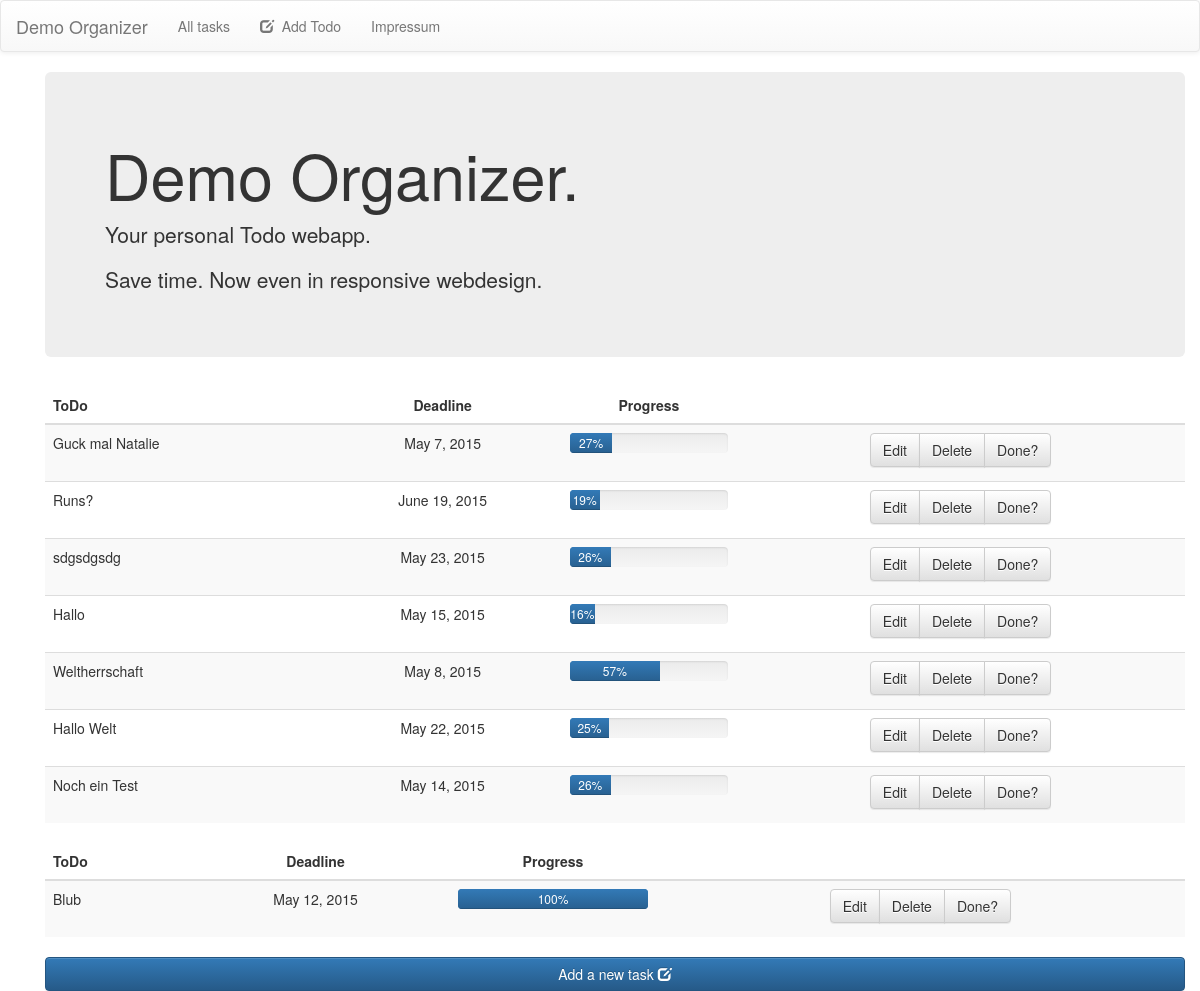
The page / on the database its author committed.
### todolist/models.py (models this page shows, shortened)
class Todo(models.Model):
    title = models.CharField(max_length=160)
    deadline = models.DateField('Deadline')
    progress = models.DecimalField(max_digits=3, decimal_places=0)

### todolist/views.py (the view)
# urls.py: url(r'^$', views.IndexView.as_view(), name='index'),
class IndexView(ListView):
    template_name = 'index.html'
    model = Todo

### todolist/templates/index.html (shortened to what this page needs)
{% extends "base_page.html" %}
{% block content %}
        <div class="container">
           <div class="jumbotron">
            <h1>Demo Organizer.</h1>
            <p>Your personal Todo webapp.</p>
            <p>Save time. Now even in responsive webdesign.</p>
          </div>
        </div>
        <div class="container">
        <table class="text-center table table-striped table-hover">
          <thead>
            <tr>
              <th class="text-left">ToDo</th>
              <th class="text-center">Deadline</th>
              <th class="text-center">Progress</th>
              <th class="text-right"></th>
            </tr>
          </thead>
          <tbody>
            {% for todo in object_list %}
              {% if todo.progress < 100  %}
                <tr>
                  <td class="text-left">{{todo.title}}</td>
                  <td> {{todo.deadline}}</td>
                  <td>
                    <div class="progress">
                      <div class="progress-bar" role="progressbar" aria-valuenow="{{todo.progress}}" aria-valuemin="0" aria-valuemax="100" style="width: {{todo.progress}}%">
                        {{todo.progress}}%
                      </div>
                    </div>
                  </td>
                  <td >
                    <div class="btn-group">
                      <a href="edit/{{todo.id}}" role="button" class="btn btn-default">Edit</a>
                      <a href="delete/{{todo.id}}" role="button" class="btn btn-default">Delete</a>
                      <a href="finish/{{todo.id}}" role="button" class="btn btn-default">Done?</a>
                    </div>
                  </td>
              {% endif %}
            {% endfor %}
          </tbody>
        </table>
        </div>
        <div class="container">
        <table class="text-center table table-striped table-hover">
          <thead>
            <tr>
              <th class="text-left">ToDo</th>
              <th class="text-center">Deadline</th>
              <th class="text-center">Progress</th>
              <th class="text-right"></th>
            </tr>
          </thead>
          <tbody>
            {% for todo in object_list %}
              {% if todo.progress >= 100  %}
                <tr>
                  <td class="text-left">{{todo.title}}</td>
                  <td> {{todo.deadline}}</td>
                  <td>
                    <div class="progress">
                      <div class="progress-bar" role="progressbar" aria-valuenow="{{todo.progress}}" aria-valuemin="0" aria-valuemax="100" style="width: {{todo.progress}}%">
                        {{todo.progress}}%
                      </div>
                    </div>
                  </td>
                  <td >
                    <div class="btn-group">
                      <a href="edit/{{todo.id}}" role="button" class="btn btn-default">Edit</a>
                      <a href="delete/{{todo.id}}" role="button" class="btn btn-default">Delete</a>
                      <a href="finish/{{todo.id}}" role="button" class="btn btn-default">Done?</a>
                    </div>
                  </td>
              {% endif %}
            {% endfor %}
          </tbody>
        </table>
        </div>
          <div class="container">
              <a href="add.html" role="button" class="btn btn-primary btn-block">Add a new task
              <span class="glyphicon glyphicon-edit"></span></a>
          </div>
  </body>
  {% endblock %}

### rows shown on the page
Todo: title "Guck mal Natalie", deadline "May 7, 2015", progress "27"
Todo: title "Runs?", deadline "June 19, 2015", progress "19"
Todo: title "sdgsdgsdg", deadline "May 23, 2015", progress "26"
Todo: title "Hallo", deadline "May 15, 2015", progress "16"
Todo: title "Weltherrschaft", deadline "May 8, 2015", progress "57"
Todo: title "Hallo Welt", deadline "May 22, 2015", progress "25"
Todo: title "Noch ein Test", deadline "May 14, 2015", progress "26"
Todo: title "Blub", deadline "May 12, 2015", progress "100"
